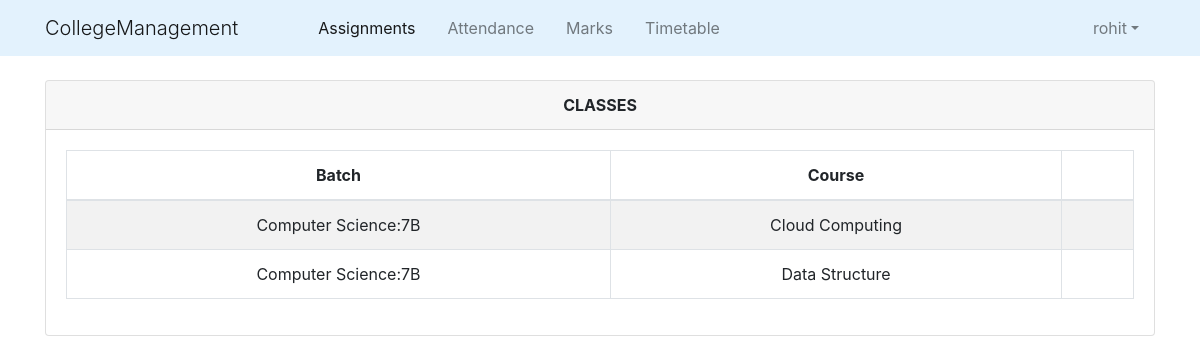
The page /staff/teaches/CS02/11/ (signed in) on the database its author committed.
### college_info/models.py (models this page shows, shortened)
class User(AbstractUser):
    @property
    def is_student(self):
        if hasattr(self,'student'):
            return True
        else:
            return False

class Teaches(models.Model):
    batch = models.ForeignKey(Batch,on_delete=models.CASCADE)
    course = models.ForeignKey(Course,on_delete=models.CASCADE)
    staff = models.ForeignKey(Staff,on_delete=models.CASCADE)
    class Meta:
        unique_together=['batch','course','staff']

class Batch(models.Model):
    id= models.CharField(primary_key=True,max_length=50)
    department = models.ForeignKey(Dept,on_delete=models.CASCADE)
    section = models.CharField(max_length=50)
    sem =models.IntegerField()
    def __str__(self):
        d = Dept.objects.get(name=self.department)
        return '{}:{}{}'.format(d.name,self.sem,self.section)

class Dept(models.Model):
    id = models.CharField(primary_key=True,max_length=50)
    name= models.CharField(max_length=50)
    def __str__(self):
        return '{}'.format(self.name)

class Course(models.Model):
    id = models.CharField(primary_key=True,max_length=50)
    name = models.CharField(max_length=50)
    department = models.ForeignKey(Dept,on_delete=models.CASCADE)
    def __str__(self):
        return '{}'.format(self.name)

### college_info/views.py (the view)
# urls.py: path('staff/teaches/<slug:staff_id>/<int:choice>/',views.staff_teaches,name='staff_teaches'),
@login_required()
def staff_teaches(request,staff_id,choice):
    staff = Staff.objects.get(id=staff_id)
    context={
        'staff':staff,
        'choice':choice
    }
    return render(request,'college_info/staff_teaches.html',context)

### college_info/templates/college_info/staff_teaches.html (shortened to what this page needs)
{% extends "college_info/base.html" %}
{% block content %}
    <div class="container">
        <div class="card">
            <div class="card-header text-center"><b>CLASSES</b></div>
            <div class="card-body">
                <div class="table-responsive">
                    <table class="table table-bordered table-striped text-center">
                        <thead>
                            <tr>
                                <th>Batch</th>
                                <th>Course</th>
                                <th>  </th>
                            </tr>
                        </thead>
                        <tbody>
                            {% for class in staff.teaches_set.all %}
                                <tr>
                                    <td>{{ class.batch }}</td>
                                    <td>{{ class.course }}</td>
                                    <td>
                                    </td>
                                </tr>
                            {% empty %}
                                <p>Teacher has no course</p>
                            {% endfor %}
                        </tbody>
                    </table>
                </div>
            </div>
        </div>
    </div>
{% endblock content %}

### college_info/templates/college_info/base.html (shortened to what this page needs)
{% load static %}
<!DOCTYPE html>
<html lang="en" dir="ltr">
  <head>
    <link rel="stylesheet" href="https://maxcdn.bootstrapcdn.com/bootstrap/4.0.0/css/bootstrap.min.css">
    <link href="//cdn.bootcss.com/bootstrap-datetimepicker/4.17.44/css/bootstrap-datetimepicker.min.css" rel="stylesheet">
    <link rel="stylesheet" type="text/css" href="{% static 'college_info/style.css' %}">
    <link rel="stylesheet" href="http://code.jquery.com/ui/1.11.0/themes/smoothness/jquery-ui.css">
  </head>
  <body>
    <header class="site-header topheader">
      <nav class="navbar navbar-expand-md navbar-light fixed-top" style="background-color:#e3f2fd">
        {% if request.user.is_authenticated %}
        <div class="container">
          <span class="navbar-brand display-1">CollegeManagement</span>
          <div class="collapse navbar-collapse" id="navbarcontent">
            <div class="navbar-nav ml-5">
              <a class="nav-item nav-link active mx-2 " href="{% url 'home' %}">Assignments</a>
              {% if request.user.is_student %}
                <a class="nav-item nav-link mx-2" href="{% url 'student_attendance' request.user.student.roll_no %}">Attendance</a>
              {% else %}
                <a class="nav-item nav-link mx-2" href="{% url 'staff_teaches' request.user.staff.id 1 %}">Attendance</a>
              {% endif %}
              {% if request.user.is_student %}
                <a class="nav-item nav-link mx-2" href="{% url 'student_marks' request.user.student.roll_no %}">Marks</a>
              {% else %}
                <a class="nav-item nav-link mx-2" href="{% url 'staff_teaches' request.user.staff.id 2 %}">Marks</a>
              {% endif %}
              {% if request.user.is_student %}
                <a class="nav-item nav-link mx-2" href="{% url 'student_timetable' request.user.student.batch_id.id %}">Timetable</a>
              {% else %}
                <a class="nav-item nav-link mx-2" href="{% url 'staff_timetable' request.user.staff.id %}">Timetable</a>
              {% endif %}
            </div>
            <ul class="navbar-nav ml-auto">
              <li class="nav-item dropdown ml-5">
                <a class="nav-link dropdown-toggle mx-2 " id="navbarDropdown" data-toggle="dropdown" href="#">{{ request.user.username }}</a>
              </li>
            </ul>
          </div>
        </div>
        {% else %}
        <div class="container justify-content-center">
          <span class="navbar-brand display-1 ">CollegeManagement</span>
        </div>
        {% endif %}
      </nav>
    </header>
    {% block content %}{% endblock %}
  </body>
</html>

### college_info/static/college_info/style.css (style rules this page uses)
body { margin-top:5rem; }

### rows shown on the page
User: user.username "rohit"
Teaches: batch "Computer Science:7B", course "Cloud Computing"
Teaches: batch "Computer Science:7B", course "Data Structure"
